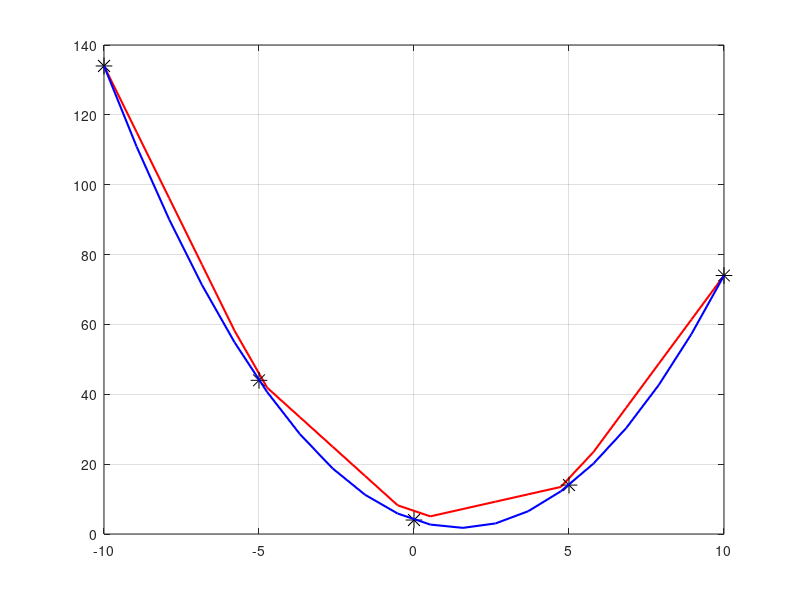

The MATLAB source for this figure:
%Linear spline interpolation
%Get data points
f=@(x) x.^2-3*x+4;
l=-10;
r=10;
n=5;
x=linspace(l,r,n);
h=(r-l)/(n-1);
y=f(x);

a=zeros(1,n-1);
b=zeros(1,n-1);

for i=1:n-1
    a(i)=(y(i+1)-y(i))/(x(i+1)-x(i));
    b(i)=(x(i+1)*y(i)-x(i)*y(i+1))/(x(i+1)-x(i));
end

m=20;
t=linspace(l,r,m);
disp(t);
z=zeros(1,m);

for i=1:m-1 
    n1=1+fix((t(i)-l)/h);
    z(i)=a(n1)*t(i)+b(n1);
end
z(m)=y(n);

plot(t,z,'r','linewidth', 1.5)
hold on
plot(x,y,'*','markersize', 12, 'markeredgecolor', 'k')
y=f(t);
plot(t,y,'b', 'linewidth', 1.5) 
hold off
grid on
